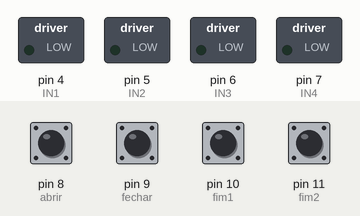
This sketch was run on a simulated Arduino Uno, built with avr-gcc and run on an emulated ATmega328P. Shown: switched loads named in the sketch (green lamp = pin HIGH). Inputs (shaded band) come from the test bench; at power-on: pin 8 (abrir), pin 9 (fechar), pin 10 (fim1), pin 11 (fim2) HIGH.

Above: at 1.2 s.
1.3 s: pin 8 (abrir) pulled LOW for 0.15 s
At 2.2 s:
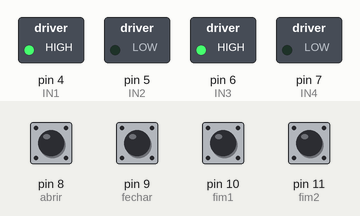
2.9 s: pin 9 (fechar) pulled LOW for 0.15 s
At 3.4 s:
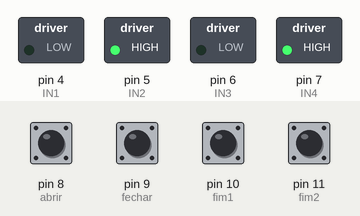
4.5 s: pin 10 (fim1) pulled LOW for 0.15 s
At 5.7 s:
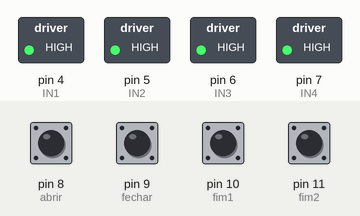
6.1 s: pin 8 (abrir) pulled LOW for 1 s
At 7.1 s:
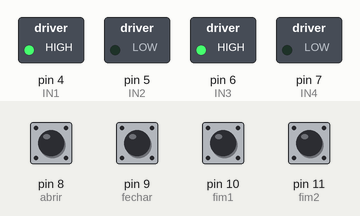
8.6 s: pin 9 (fechar) pulled LOW for 1 s
At 9.0 s:
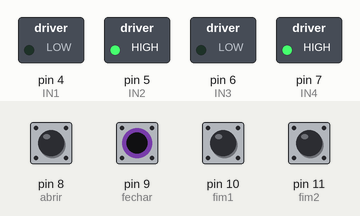
11.1 s: pin 8 (abrir) driven LOW and pin 9 (fechar) driven LOW
At 11.9 s:
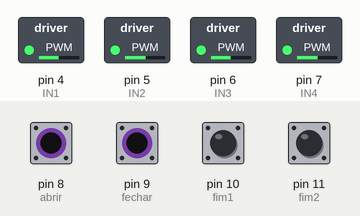
Timing chart, 0 to 13.6 s (numbered marks = the images above; inputs shaded):
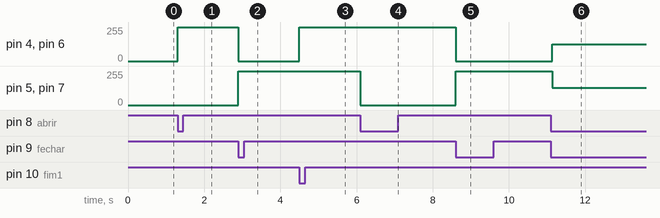

The sketch:

CURTAIN_IG_AUTOMACAO.ino
```cpp
/* ===========================================================================================================================================================================================
                     IG AUTOMAÇÃO
                 DESENVOLVENDO SOLUÇÕES

 *AUTOR:    IGOR GOMES PEREIRA     DATA:29 DE FEVEREIRO DE 2020
 *TELEFONE:(31)97353-9925
 *
 *
 *facebook:      https://www.facebook.com/G6automacao/
 *
 *instagram:     https://www.instagram.com/ig_automacao/?hl=pt-br
 *
==============================================================================================================================================================================================
*/

#define abrir 8         //BOTAO DE ABRIR PINO 8
#define fechar 9        //BOTAO DE FECHAR PINO 9
#define fim1 10         //FIM DE CURSO 1 NO CANTO PARA ACIONAR QUANDO A CORTINA ESTIVER TODA ABERTA
#define fim2 11         //FIM DE CURSO 2 PARA QUANDO A CORTINA ESTIVER TODA FECHADA

//Definicoes pinos Arduino ligados a entrada da Ponte H
int IN1 = 4;
int IN2 = 5;
int IN3 = 6;
int IN4 = 7;

void setup() {
  //define os pinos como entrada
pinMode(abrir,INPUT_PULLUP);
pinMode(fechar,INPUT_PULLUP);
pinMode(fim1,INPUT_PULLUP);
pinMode(fim2,INPUT_PULLUP);
 //Define os pinos como saida
 pinMode(IN1, OUTPUT);
 pinMode(IN2, OUTPUT);
 pinMode(IN3, OUTPUT);
 pinMode(IN4, OUTPUT);
 //OUTPUTS DESLIGADOS
 digitalWrite(IN1,LOW);
 digitalWrite(IN2,LOW);
 digitalWrite(IN3,LOW);
 digitalWrite(IN4,LOW);
}

void loop(){

  if ((digitalRead(abrir)==LOW) && (digitalRead(fim1)==HIGH))         //ABRIR=1 E FIM1=0 == ABRIR
   {       //Gira o Motor A no sentido horario
           digitalWrite(IN1, HIGH);
           digitalWrite(IN2, LOW);
           //Gira o Motor B no sentido horario
           digitalWrite(IN3, HIGH);
           digitalWrite(IN4, LOW);
      }
   if  ((digitalRead(fim1)==LOW) && (digitalRead(fechar)==HIGH))      //FIM1=1 E FECHAR=0 == PARADO
   {       //PARA O MOTOR A
           digitalWrite(IN1, HIGH);
           digitalWrite(IN2, HIGH);
           //PARA O MOTOR B
           digitalWrite(IN3, HIGH);
           digitalWrite(IN4, HIGH);
   }
 if ((digitalRead(fechar)==LOW) && (digitalRead(fim2)==HIGH))       //FECHAR==1 E FIM2=0 == FECHAR
  {
         //Gira o Motor A no sentido anti-horario
         digitalWrite(IN1, LOW);
         digitalWrite(IN2, HIGH);
         //Gira o Motor B no sentido anti-horario
         digitalWrite(IN3, LOW);
         digitalWrite(IN4, HIGH);
}
 if ((digitalRead(fim2)==LOW) && (digitalRead(abrir)==HIGH))          //FIM2=1 E ABRIR=0 == PARADO
  {
         //PARA O MOTOR A
         digitalWrite(IN1, HIGH);
         digitalWrite(IN2, HIGH);
         //PARA O MOTOR B
         digitalWrite(IN3, HIGH);
         digitalWrite(IN4, HIGH);
 delay(100);
}
}
```

Measured:
- after the input at 1.3 s, pin 4 (IN1), pin 6 (IN3): 0/255 → 255/255 at once
- after the input at 2.9 s, pin 4 (IN1), pin 6 (IN3): 255/255 → 0/255 at once; pin 5 (IN2), pin 7 (IN4): 0/255 → 255/255 at once
- after the input at 4.5 s, pin 4 (IN1), pin 6 (IN3): 0/255 → 255/255 at once
- after the input at 6.1 s, pin 5 (IN2), pin 7 (IN4): 255/255 → 0/255 at once
- after the input at 8.6 s, pin 4 (IN1), pin 6 (IN3): 255/255 → 0/255 at once; pin 5 (IN2), pin 7 (IN4): 0/255 → 255/255 at once
- after the input at 11.1 s, pin 4 (IN1), pin 6 (IN3): 0/255 → 125/255 at once; pin 5 (IN2), pin 7 (IN4): 255/255 → 130/255 at once
